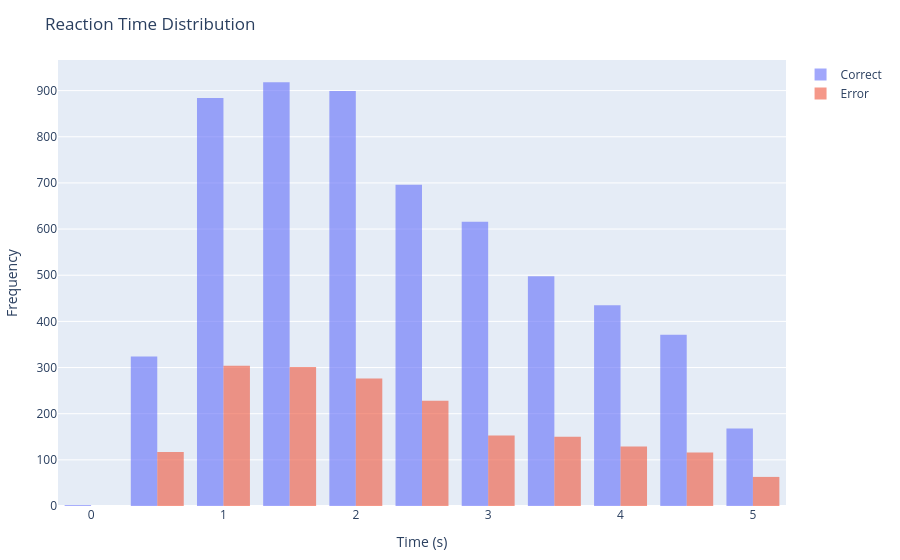
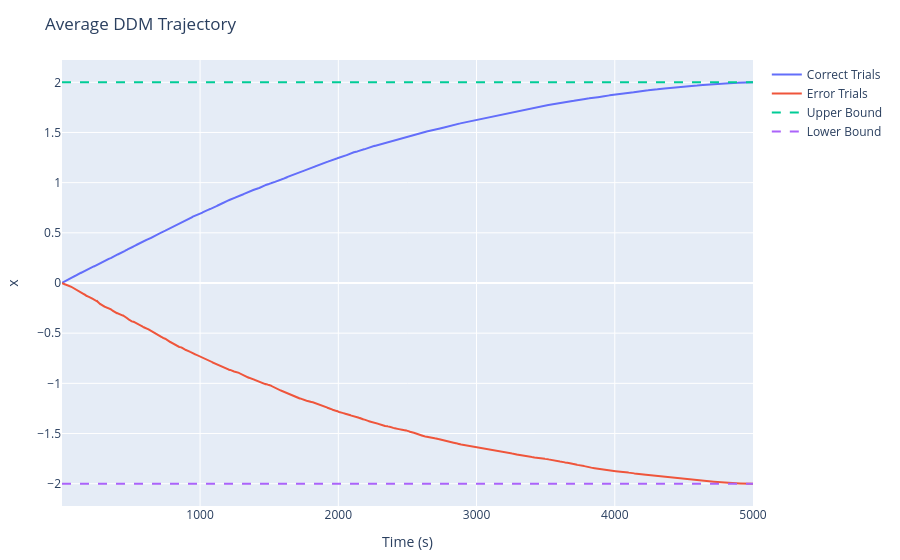

Notebook code for these charts, in order:
### Markdown cell above
**4)**
Generating the plots

### Code cell
# Reaction Time Histogram
histogram_correct = histogram(x=rts_correct, nbinsx=20, name="Correct", opacity=0.6)
histogram_error = histogram(x=rts_error, nbinsx=20, name="Error", opacity=0.6)

layout_hist = Layout(title="Reaction Time Distribution", xaxis_title="Time (s)", yaxis_title="Frequency", bar_mode="overlay")
display(plot([histogram_correct, histogram_error], layout_hist))

# Average Drifting Trajectories for the 2 choices
trajectory_correct = scatter(x=1:max_t_steps, y=trace_correct, mode="lines", name="Correct Trials")
trajectory_error = scatter(x=1:max_t_steps, y=trace_error, mode="lines", name="Error Trials")
upper_bound = scatter(x=[1, max_t_steps], y=[B,B], mode="lines", name="Upper Bound", line=attr(dash="dash"))
lower_bound = scatter(x=[1, max_t_steps], y=[-B,-B], mode="lines", name="Lower Bound", line=attr(dash="dash"))

layout_traj = Layout(title="Average DDM Trajectory", xaxis_title="Time (s)", yaxis_title="x")

display(plot([trajectory_correct, trajectory_error, upper_bound, lower_bound], layout_traj))


# --- Analysis (Example: Accuracy and Mean RT) ---
accuracy = n_correct / (n_correct + n_error) # Assuming '1' is the correct choice

println("Accuracy: ", accuracy)
println("Mean RT (correct): ", mean(rts_correct))
println("Mean RT (error): ", mean(rts_error))

### Figure 1 — Plotly figure (JSON) as saved in the notebook; plotly's stock layout.template omitted (floating-point values rounded to 4 significant figures; data arrays with more than 128 entries replaced by an {"elided": "..."} marker saying what was removed)
{"data": [{"name": "Correct", "nbinsx": 20, "opacity": 0.6, "type": "histogram", "x": {"elided": "5811 float values"}}, {"name": "Error", "nbinsx": 20, "opacity": 0.6, "type": "histogram", "x": {"elided": "1837 float values"}}], "layout": {"bar": {"mode": "overlay"}, "margin": {"b": 50, "l": 50, "r": 50, "t": 60}, "title": "Reaction Time Distribution", "xaxis": {"title": {"text": "Time (s)"}}, "yaxis": {"title": {"text": "Frequency"}}}}

### Figure 2 — Plotly figure (JSON) as saved in the notebook; plotly's stock layout.template omitted (floating-point values rounded to 4 significant figures; data arrays with more than 128 entries replaced by an {"elided": "..."} marker saying what was removed)
{"data": [{"mode": "lines", "name": "Correct Trials", "type": "scatter", "x": {"elided": "5000 int values"}, "y": {"elided": "5000 float values"}}, {"mode": "lines", "name": "Error Trials", "type": "scatter", "x": {"elided": "5000 int values"}, "y": {"elided": "5000 float values"}}, {"line": {"dash": "dash"}, "mode": "lines", "name": "Upper Bound", "type": "scatter", "x": [1, 5000], "y": [2, 2]}, {"line": {"dash": "dash"}, "mode": "lines", "name": "Lower Bound", "type": "scatter", "x": [1, 5000], "y": [-2, -2]}], "layout": {"margin": {"b": 50, "l": 50, "r": 50, "t": 60}, "title": "Average DDM Trajectory", "xaxis": {"title": {"text": "Time (s)"}}, "yaxis": {"title": {"text": "x"}}}}
